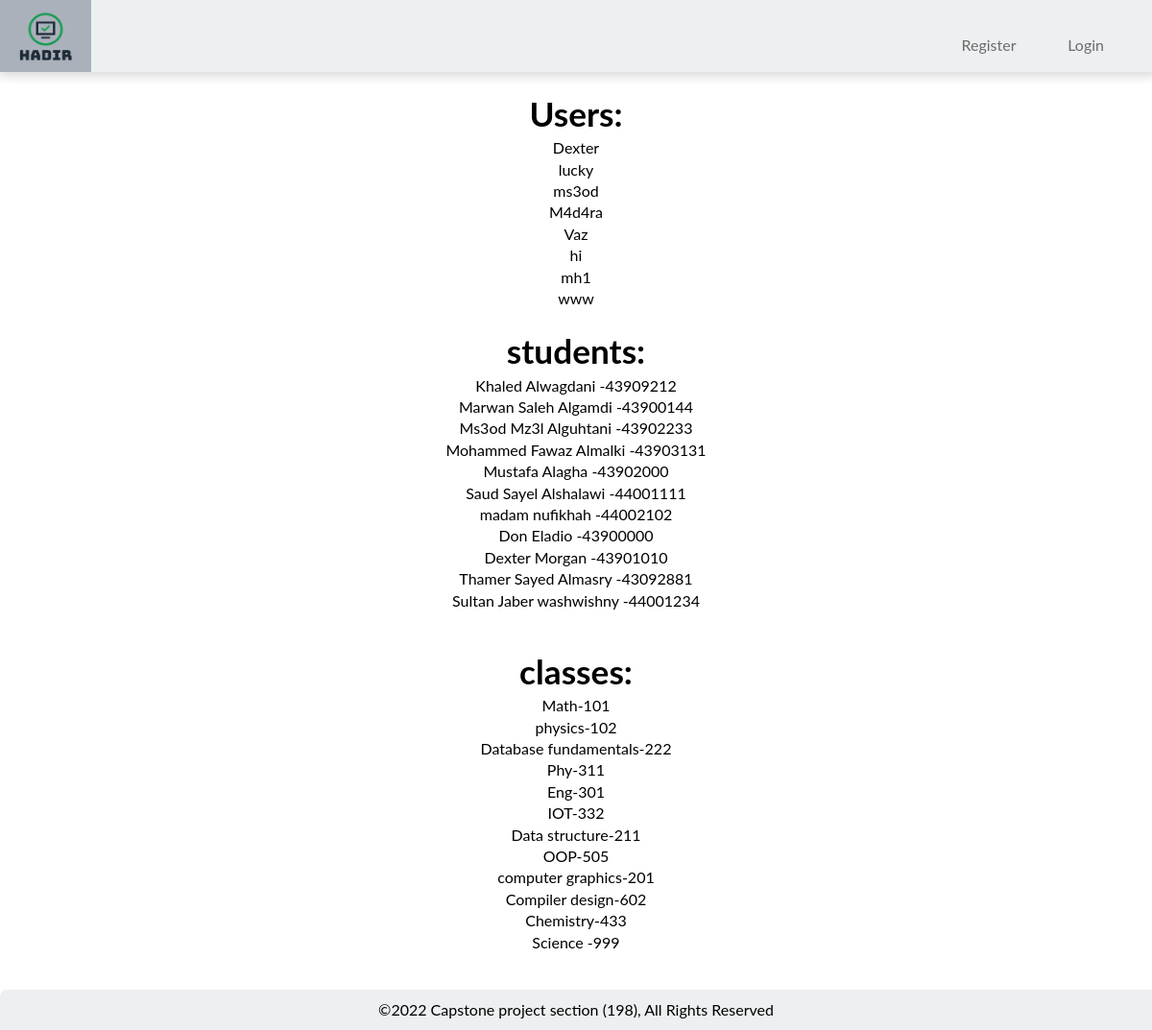
Page /Hadir/detail on the committed database.
### HadirApp/models.py (models this page shows, shortened)
class User(models.Model):  # instructor
    username = models.CharField(max_length=20, default='user')
    password = models.CharField(max_length=20)
    email = models.EmailField(primary_key=True, max_length=50)
    reg_date = models.DateTimeField('date registered', auto_now_add=True)

class Student(models.Model):
    name = models.CharField(max_length=60)
    student_id = models.CharField(
        primary_key=True, max_length=8, validators=[RegexValidator(r'^(4)(\d{7})$')])
    student_absence = models.IntegerField(default=0)
    reg_date = models.DateTimeField('date registered',  auto_now_add=True)
    classes = models.ManyToManyField(Class)

class Class(models.Model):
    class_id = models.CharField(primary_key=True, max_length=3, validators=[
                                RegexValidator(r'\d{3}')])
    class_name = models.CharField(max_length=50)
    def __str__(self):
        return (f'{self.class_name}-{self.class_id}')

### HadirApp/views.py (the view)
# urls.py: path('Hadir/detail', views.detail, name="detail"),
def detail(request):
    users = User.objects.all()
    students = Student.objects.all()
    classes = Class.objects.all()
    context = {'users': users, 'students': students, 'classes': classes}
    return render(request, 'HadirApp/detail.html', context)

### HadirApp/templates/HadirApp/detail.html (shortened to what this page needs)
{% extends 'HadirApp/base.html' %}
{% block main_content %}
{% if users %}
<h1>Users:</h1>
{% for user in users %}
<p>{{user.username}}</p>
{% endfor %}
{% endif %}
<br>
{% if students %}
<h1>students:</h1>
{% for student in students %}
<p>{{student.name}} -{{student.student_id}}</p>
{% endfor %}
{% endif %}
<br>
<br>
{% if classes %}
<h1>classes:</h1>
{% for class in classes %}
<p>{{class}}</p>
{% endfor %}
{% endif %}
<br>
{% endblock %}

### HadirApp/templates/HadirApp/base.html (shortened to what this page needs)
{% load static %}
<!DOCTYPE html>
<html lang="en">
<head>
    <link rel="stylesheet" href="{% static 'Hadir/main.css' %}">
</head>
<body>
    <div class="page-wrapper">
        <div class="nav-wrapper">
            <nav class="navbar">
                <a href="/Hadir/"><img src="{% static '/Hadir/media/logo.png' %}"></a>
                <ul class="nav no-search">
                    <a class="nav-item" href="register">Register</a>
                    <a class="nav-item" href="login">Login</a>
                </ul>
            </nav>
            <br>
            {% block main_content %}
            {% endblock %}
            <br>
            <footer>
                <p> ©2022
                    Capstone project section (198), All Rights Reserved
                </p>
            </footer>
</body>

### HadirApp/static/Hadir/main.css (style rules this page uses)
* { margin: 0; padding: 0; box-sizing: border-box; font-family: 'Lato', 'Arial', sans-serif; scroll-behavior: smooth; }
h1, p { text-align: center; line-height: 1.4; }
h1 { font-size: 2.2rem; }
.page-wrapper { width: 100%; height: auto; }
.nav-wrapper { width: 100%; position: -webkit-sticky; position: sticky; top: 0; background-color: #fff; }
.navbar { display: grid; grid-template-columns: 1fr 3fr; align-items: center; height: 75px; overflow: hidden; background: #ECF0F1; cursor: pointer; box-shadow: 2px 2px 10px 3px #ddd; }
.navbar img { height: 90px; width: 95px; background: rgba(17, 31, 62, 0.3) }
.navbar ul { list-style: none; position: relative; right: 50px; justify-self: end; }
.nav-item { padding-left: 50px; color: #6b6b6b; font-weight: 400; text-decoration: none; }
.no-search { transform: translate(0); transition: transform 0.7s ease-in-out; }
footer { width: 100%; left: 0; bottom: 0; display: flex; justify-content: center; align-items: center; margin: auto; padding: 10px 0 10px 0; font-family: Arial, Helvetica, sans-serif; background-color: #ECF0F1; border-top-left-radius: 7px; }
footer p { margin: 0 3px; font-size: 16px; font-weight: 400; }

### rows in the picture
User: username "Dexter"
User: username "lucky"
User: username "ms3od"
User: username "M4d4ra"
User: username "Vaz"
User: username "hi"
User: username "mh1"
User: username "www"
Student: name "Khaled Alwagdani", student_id "43909212"
Student: name "Marwan Saleh Algamdi", student_id "43900144"
Student: name "Ms3od Mz3l Alguhtani", student_id "43902233"
Student: name "Mohammed Fawaz Almalki", student_id "43903131"
Student: name "Mustafa Alagha", student_id "43902000"
Student: name "Saud Sayel Alshalawi", student_id "44001111"
Student: name "madam nufikhah", student_id "44002102"
Student: name "Don Eladio", student_id "43900000"
Student: name "Dexter Morgan", student_id "43901010"
Student: name "Thamer Sayed Almasry", student_id "43092881"
Student: name "Sultan Jaber washwishny", student_id "44001234"
Class: class_name+class_id "Math-101"
Class: class_name+class_id "physics-102"
Class: class_name+class_id "Database fundamentals-222"
Class: class_name+class_id "Phy-311"
Class: class_name+class_id "Eng-301"
Class: class_name+class_id "IOT-332"
Class: class_name+class_id "Data structure-211"
Class: class_name+class_id "OOP-505"
Class: class_name+class_id "computer graphics-201"
Class: class_name+class_id "Compiler design-602"
Class: class_name+class_id "Chemistry-433"
Class: class_name+class_id "Science -999"
